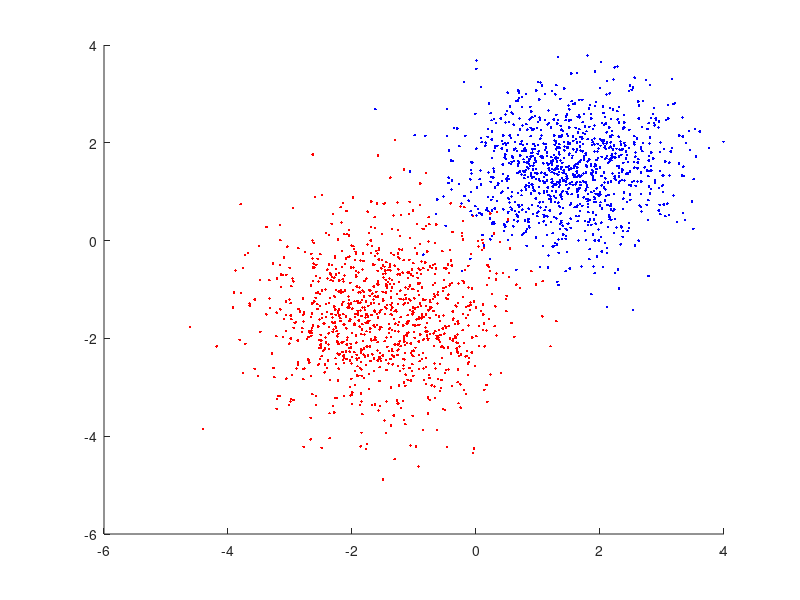
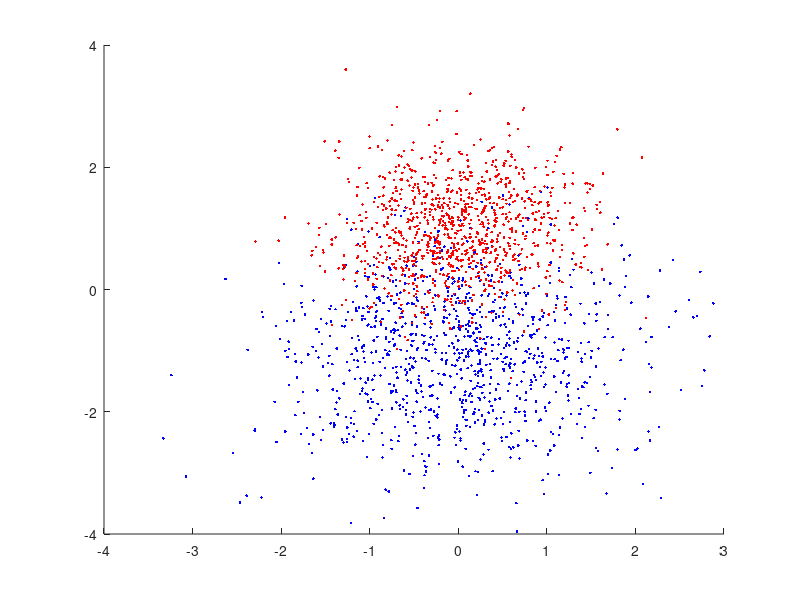

Here is the MATLAB script that generated these plots, in order:
mu = [-1.5 1.5];
mu2 = [-1 1];
sigma = [1 0.4;0.4 0.7];


data = mvnrnd(mu,sigma,1000);
data2 = mvnrnd(mu,sigma,1000);
figure
hold on;
plot(data(:,1),data2(:,1),'r.');
plot(data(:,2),data2(:,2),'b.');
hold off;


mu = [0 0];
sigma = [1 0.3;0.3 0.5];

data = mvnrnd(mu,sigma,1000);
data2 = mvnrnd(mu2,sigma,1000);
figure
hold on;

for i = 1:length(data)
    plot(data(i,1),data2(i,1),'b.');
end
for i = 1:length(data)
    plot(data(i,2),data2(i,2),'r.');
end
hold off;
